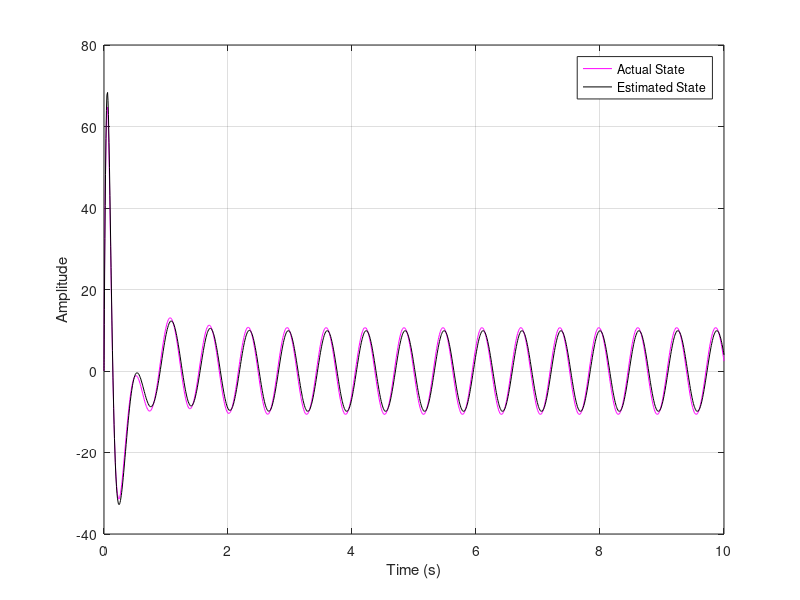

MATLAB code to generate this figure:


Data_Act = csvread('Scope13.csv',1,0);
Time_Act = Data_Act(:,1);
Data13 = Data_Act(:,2);


Data_Est = csvread('Scope14.csv',1,0);
Time_Est = Data_Est(:,1);
Data14= Data_Est(:,2);

figure(1)
plot(Time_Act, Data13 , 'm');
xlabel('Time (s)');
ylabel('Amplitude');
grid on
grid minor
axis on
hold on 

plot(Time_Est, Data14 , 'k');
xlabel('Time (s)');
ylabel('Amplitude');
legend('Actual State','Estimated State')
grid on 
grid minor
axis on
hold off 


